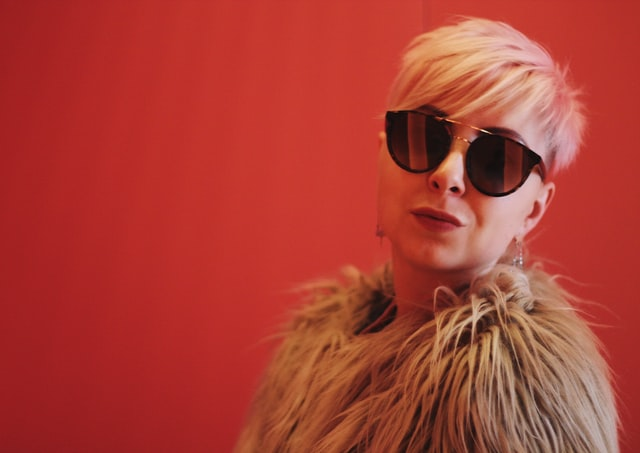
#> input picture AI/OpenCV/daria.jpg, 640 x 453 px
$ jupyter execute 3_Image_Processing_with_OpenCV.ipynb   (shell and % lines are left out)   (older library calls are emulated)
#> lines starting #> are read from the running program, lines starting #| are printed output that depends on the picture; after the words box and inside, x2 and y2 are one past the last pixel; in counts of white or black regions, pixels touching at a corner belong together
# **Image Processing with OpenCV**

OpenCV is one of the famously used open-source Python libraries meant exclusively for Computer Vision. Modules and methods available in OpenCV allow users to perform image processing with a few lines of codes. In this tutorial, we discuss different image processing techniques of OpenCV with hands-on Python codes.

## **Thresholding on Image**

Thresholding is the process of forcing a certain or all the pixel values either to zero or to the maximum possible value. Various thresholding techniques are available to process images. Thresholding can be performed either with a grayscale image or a colour image.

Binary thresholding makes pixel values either to zero or 255 based on the threshold value provided. The pixel values below the threshold value are set to zero, and the pixel values above the threshold value are set to 255. We can recall that 0 refers to black and 255 refers to white in a grayscale image. Thus a grayscale image applied with binary thresholding will become a black-and-white-only image. On the other hand, a colour image applied with binary threshold values will only have black, blue, green, red or any combination of the latter three colours. For instance, combination B+G+R gives white colour, and R+G gives yellow colour.

Inverse binary thresholding is the inverted process of binary thresholding. The pixel values above the threshold are set to zero and the pixel values below the threshold are set to 255. The resulting image will become a black-and-white-only image if the input is a grayscale image.

In truncated thresholding, the pixel values below the threshold are left unaltered, and all other values are set to the threshold value.

Threshold-to-zero is the thresholding process of setting the pixel values below the threshold to zero while the pixel values above the threshold are left unaltered.

Threshold-to-zero-inverse is the thresholding process of setting the pixel values above the threshold to zero while the pixel values below the threshold are left unaltered.

For better understanding, we perform all the above-discussed thresholding processes on a grayscale image.

[cell 1]

import IPython
IPython.Application.instance().kernel.do_shutdown(True)

[cell 2]
import cv2
import matplotlib.pyplot as plt

[cell 3]
# read an image in grayscale
img = cv2.imread('daria.jpg', 0)
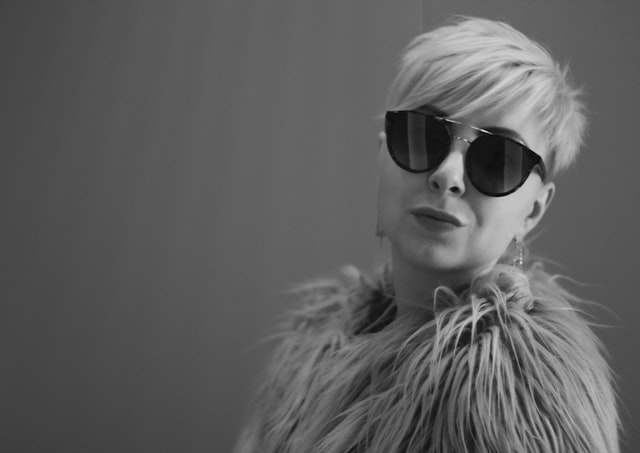
#> img: shape (453, 640); min 1, max 234, mean 93.9
img = cv2.resize(img, (320,225))
#> img: shape (225, 320)
# apply various thresholds
val, th1 = cv2.threshold(img, 110, 255, cv2.THRESH_BINARY)
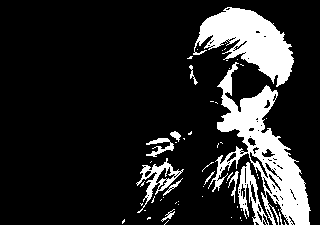
#> th1: shape (225, 320); 15.8% white; 57 white regions (46 under 20 px), largest, box (x1, y1, x2, y2) and area: (208, 62, 311, 225) 5368, (193, 7, 294, 87) 3946, (238, 162, 269, 225) 690
val, th2 = cv2.threshold(img, 110, 255, cv2.THRESH_BINARY_INV)
val, th3 = cv2.threshold(img, 110, 255, cv2.THRESH_TRUNC)
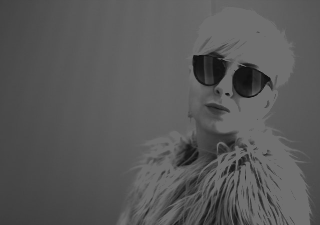
#> th3: shape (225, 320); min 11, max 110, mean 87.8
val, th4 = cv2.threshold(img, 110, 255, cv2.THRESH_TOZERO)
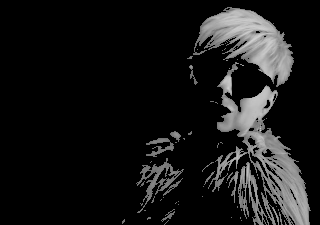
#> th4: shape (225, 320); min 0, max 209, mean 23.4
val, th5 = cv2.threshold(img, 110, 255, cv2.THRESH_TOZERO_INV)
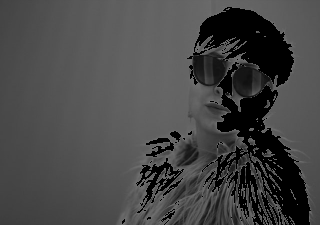
#> th5: shape (225, 320); min 0, max 110, mean 70.4
# display the images
plt.figure()
#> (this line was passed over: IPython is not available in this run)
plt.imshow(img)
#> (this line was passed over: IPython is not available in this run)
plt.show()
plt.imshow(th1)
#> (this line was passed over: IPython is not available in this run)
plt.show()
plt.imshow(th2)
#> (this line was passed over: IPython is not available in this run)
plt.show()
plt.imshow(th3)
#> (this line was passed over: IPython is not available in this run)
plt.show()
plt.imshow(th4)
#> (this line was passed over: IPython is not available in this run)
plt.show()
plt.imshow(th5)
#> (this line was passed over: IPython is not available in this run)
plt.show()

$ run again, with AI/OpenCV/3.jpg copied over AI/OpenCV/daria.jpg
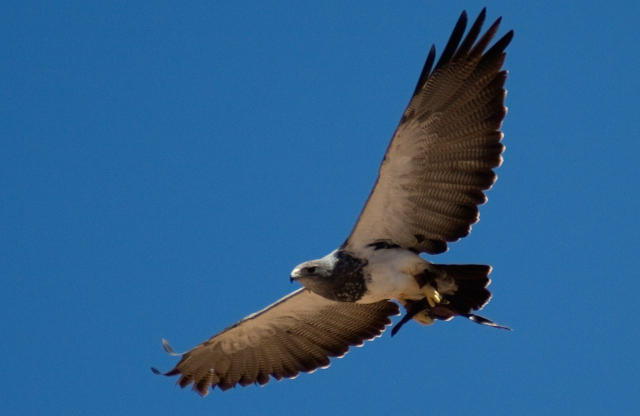
#> input picture AI/OpenCV/3.jpg, 1280 x 831 px (shown at 1/2 size)
#> `val, th1 = cv2.threshold(img, 110, 255, cv2.THRESH_BINARY)`:
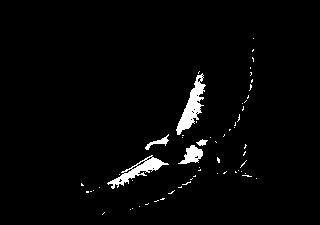
#> th1: shape (225, 320); 2.6% white; 60 white regions (55 under 20 px), largest, box (x1, y1, x2, y2) and area: (176, 73, 206, 135) 691, (107, 155, 169, 189) 560, (178, 145, 203, 164) 259, (145, 134, 169, 150) 110, (196, 139, 208, 146) 47
#> `val, th5 = cv2.threshold(img, 110, 255, cv2.THRESH_TOZERO_INV)`:
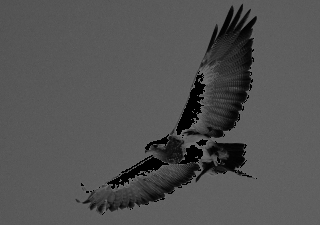
#> th5: shape (225, 320); min 0, max 110, mean 82.3
